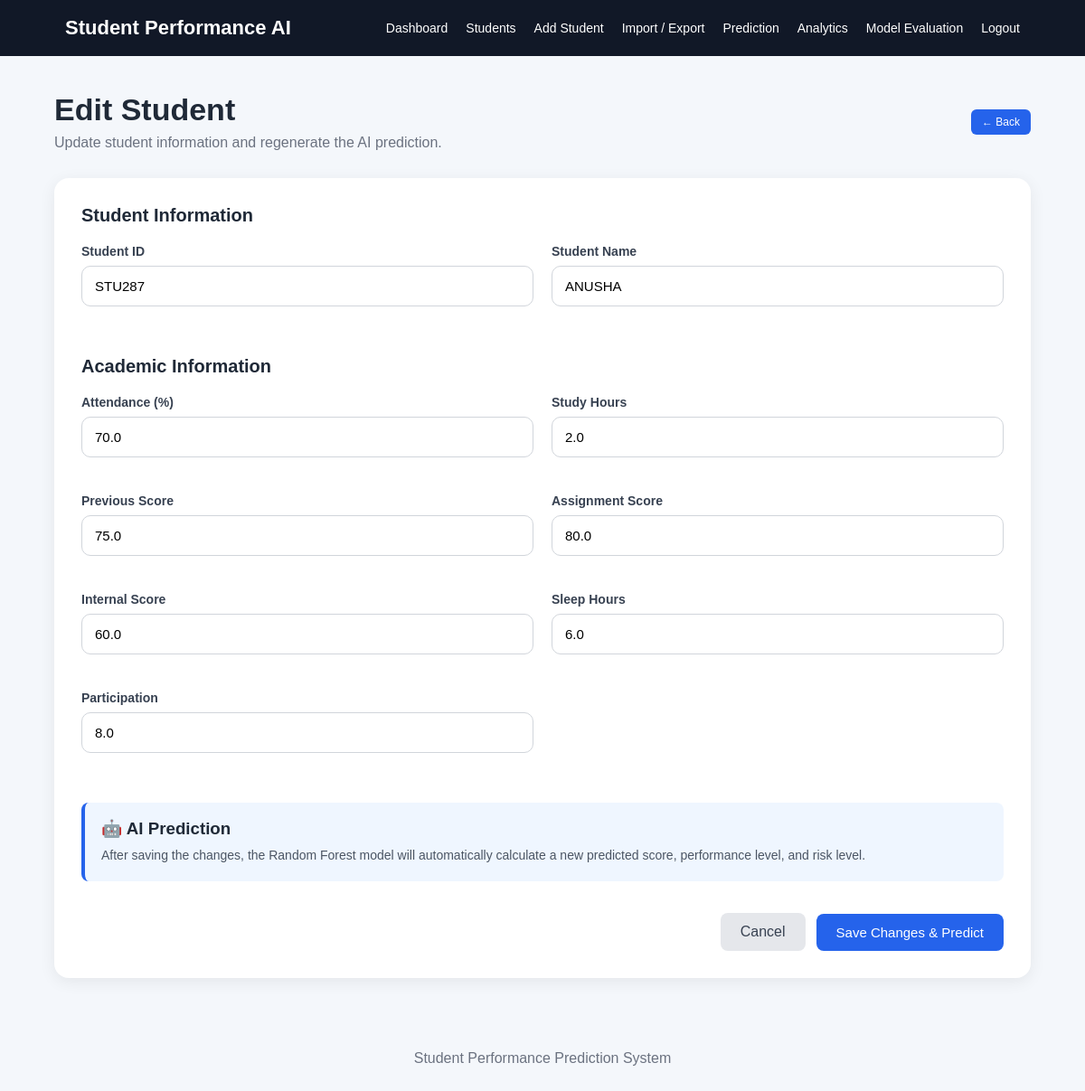
Screenshot of /students/edit/3 (signed in) with the database file from the repository.
### tables this page shows
CREATE TABLE students (

            id INTEGER PRIMARY KEY AUTOINCREMENT,

            student_id TEXT UNIQUE NOT NULL,

            name TEXT NOT NULL,

            attendance REAL NOT NULL,

            study_hours REAL NOT NULL,

            previous_score REAL NOT NULL,

            assignment_score REAL NOT NULL,

            internal_score REAL NOT NULL,

            sleep_hours REAL NOT NULL,

            participation REAL NOT NULL,

            predicted_score REAL,

            performance TEXT,

            risk_level TEXT

        );

### app.py (the view, shortened to what this page needs)
@app.route("/students/edit/<int:student_id>", methods=["GET", "POST"])
def edit_student(student_id):
    if "username" not in session:
        return redirect(url_for("login"))
    connection = get_db_connection()
    student = connection.execute(
        "SELECT * FROM students WHERE id = ?",
        (student_id,)
    ).fetchone()
    if student is None:
        connection.close()
        return "Student not found", 404
    connection.close()
    return render_template(
        "edit_student.html",
        student=student
    )

### app.py (called while the page is built)
def get_db_connection():
    connection = sqlite3.connect(DATABASE)
    connection.row_factory = sqlite3.Row
    return connection

### templates/edit_student.html (shortened to what this page needs)
{% extends "base.html" %}
{% block content %}
<div class="page-header">
    <div>
        <h1>Edit Student</h1>
        <p>
            Update student information and regenerate the AI prediction.
        </p>
    </div>
    <a
        href="{{ url_for('student_detail', student_id=student['id']) }}"
        class="view-btn">
        ← Back
    </a>
</div>
<div class="form-container">
    <form method="POST">
        <div class="form-section">
            <h2>Student Information</h2>
            <div class="form-grid">
                <div class="form-group">
                    <label for="student_id">
                        Student ID
                    </label>
                    <input
                        type="text"
                        id="student_id"
                        name="student_id"
                        value="{{ student['student_id'] }}"
                        required>
                </div>
                <div class="form-group">
                    <label for="name">
                        Student Name
                    </label>
                    <input
                        type="text"
                        id="name"
                        name="name"
                        value="{{ student['name'] }}"
                        required>
                </div>
            </div>
        </div>
        <div class="form-section">
            <h2>Academic Information</h2>
            <div class="form-grid">
                <div class="form-group">
                    <label for="attendance">
                        Attendance (%)
                    </label>
                    <input
                        type="number"
                        id="attendance"
                        name="attendance"
                        min="0"
                        max="100"
                        step="0.1"
                        value="{{ student['attendance'] }}"
                        required>
                </div>
                <div class="form-group">
                    <label for="study_hours">
                        Study Hours
                    </label>
                    <input
                        type="number"
                        id="study_hours"
                        name="study_hours"
                        min="0"
                        max="24"
                        step="0.1"
                        value="{{ student['study_hours'] }}"
                        required>
                </div>
                <div class="form-group">
                    <label for="previous_score">
                        Previous Score
                    </label>
                    <input
                        type="number"
                        id="previous_score"
                        name="previous_score"
                        min="0"
                        max="100"
                        step="0.1"
                        value="{{ student['previous_score'] }}"
                        required>
                </div>
                <div class="form-group">
                    <label for="assignment_score">
                        Assignment Score
                    </label>
                    <input
                        type="number"
                        id="assignment_score"
                        name="assignment_score"
                        min="0"
                        max="100"
                        step="0.1"
                        value="{{ student['assignment_score'] }}"
                        required>
                </div>
                <div class="form-group">
                    <label for="internal_score">
                        Internal Score
                    </label>
                    <input
                        type="number"
                        id="internal_score"
                        name="internal_score"
                        min="0"
                        max="100"
                        step="0.1"
                        value="{{ student['internal_score'] }}"
                        required>
                </div>
                <div class="form-group">
                    <label for="sleep_hours">
                        Sleep Hours
                    </label>
                    <input
                        type="number"
                        id="sleep_hours"
                        name="sleep_hours"
                        min="0"
                        max="24"
                        step="0.1"
                        value="{{ student['sleep_hours'] }}"
                        required>
                </div>
                <div class="form-group">
                    <label for="participation">
                        Participation
                    </label>
                    <input
                        type="number"
                        id="participation"
                        name="participation"
                        min="0"
                        max="10"
                        step="0.1"
                        value="{{ student['participation'] }}"
                        required>
                </div>
            </div>
        </div>
        <div class="prediction-notice">
            <h3>🤖 AI Prediction</h3>
            <p>
                After saving the changes, the Random Forest model
                will automatically calculate a new predicted score,
                performance level, and risk level.
            </p>
        </div>
        <div class="form-actions">
            <a
                href="{{ url_for('student_detail', student_id=student['id']) }}"
                class="cancel-btn">
                Cancel
            </a>
            <button
                type="submit"
                class="btn">
                Save Changes & Predict
            </button>
        </div>
    </form>
</div>
{% endblock %}

### static/css/style.css (style rules this page uses)
* { box-sizing: border-box; margin: 0; padding: 0; }
body { font-family: Arial, Helvetica, sans-serif; background: #f4f7fb; color: #1f2937; min-height: 100vh; }
.btn { display: inline-block; background: #2563eb; color: white; border: none; padding: 12px 22px; border-radius: 8px; text-decoration: none; cursor: pointer; font-size: 15px; }
.form-group { margin-bottom: 20px; }
.form-group label { display: block; margin-bottom: 8px; font-weight: bold; }
.form-group input { width: 100%; padding: 13px; border: 1px solid #d1d5db; border-radius: 8px; font-size: 15px; outline: none; }
.view-btn { display: inline-block; padding: 7px 12px; background: #2563eb; color: white; text-decoration: none; border-radius: 6px; font-size: 12px; }
.page-header { display: flex; justify-content: space-between; align-items: center; margin-bottom: 30px; }
.page-header h1 { font-size: 34px; margin-bottom: 8px; }
.page-header p { color: #6b7280; }
.form-grid { display: grid; grid-template-columns: repeat(2, 1fr); gap: 20px; margin-bottom: 35px; }
.form-actions { display: flex; justify-content: flex-end; gap: 12px; padding-top: 10px; }
.cancel-btn { background: #6b7280; }
.form-container { background: white; padding: 30px; border-radius: 16px; box-shadow: 0 4px 18px rgba(0, 0, 0, 0.07); }
.form-section { margin-bottom: 30px; }
.form-section h2 { font-size: 20px; margin-bottom: 20px; }
.form-grid { display: grid; grid-template-columns: repeat(2, 1fr); gap: 20px; }
.form-group { display: flex; flex-direction: column; }
.form-group label { font-size: 14px; font-weight: 600; margin-bottom: 8px; }
.form-group input { padding: 12px 14px; border: 1px solid #d1d5db; border-radius: 8px; font-size: 14px; outline: none; }
.prediction-notice { background: #eff6ff; border-left: 4px solid #2563eb; padding: 18px; border-radius: 8px; margin-bottom: 25px; }
.prediction-notice h3 { margin-bottom: 7px; }
.prediction-notice p { color: #4b5563; font-size: 14px; line-height: 1.6; }
.form-actions { display: flex; justify-content: flex-end; gap: 12px; align-items: center; }
.cancel-btn { padding: 12px 22px; border-radius: 8px; text-decoration: none; color: #374151; background: #e5e7eb; }
.form-group label { font-weight: 600; color: #374151; margin-bottom: 8px; font-size: 14px; }
.form-group input { width: 100%; box-sizing: border-box; padding: 13px 14px; border: 1px solid #d1d5db; border-radius: 10px; font-size: 15px; outline: none; background: #ffffff; transition: 0.2s ease; }
.form-group input::placeholder { color: #9ca3af; }

### rows the page displays
students: student_id "STU287", name "ANUSHA", attendance "70.0", study_hours "2.0", previous_score "75.0", assignment_score "80.0", internal_score "60.0", sleep_hours "6.0", participation "8.0"
